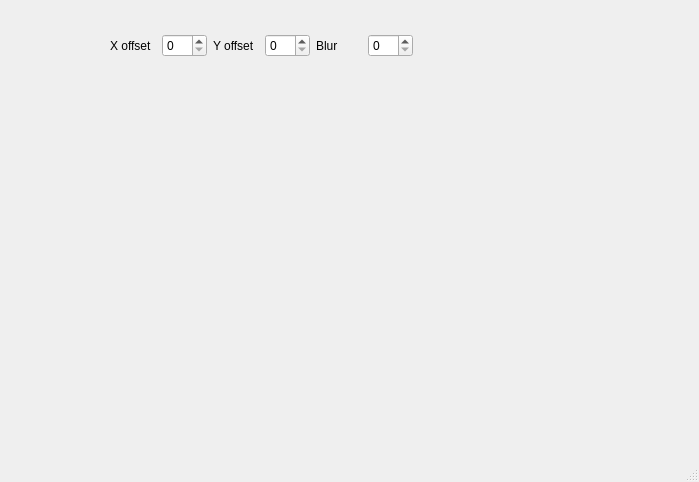
<?xml version="1.0" encoding="UTF-8"?>
<ui version="4.0">
 <class>MainWindow</class>
 <widget class="QMainWindow" name="MainWindow">
  <property name="geometry">
   <rect>
    <x>0</x>
    <y>0</y>
    <width>699</width>
    <height>482</height>
   </rect>
  </property>
  <property name="windowTitle">
   <string>MainWindow</string>
  </property>
  <widget class="QWidget" name="centralwidget">
   <widget class="QLabel" name="label_image">
    <property name="geometry">
     <rect>
      <x>100</x>
      <y>90</y>
      <width>491</width>
      <height>291</height>
     </rect>
    </property>
    <property name="text">
     <string/>
    </property>
    <property name="pixmap">
     <pixmap resource="image.qrc">:/new/prefix1/Qt6 logo.png</pixmap>
    </property>
    <property name="scaledContents">
     <bool>true</bool>
    </property>
   </widget>
   <widget class="QWidget" name="">
    <property name="geometry">
     <rect>
      <x>110</x>
      <y>20</y>
      <width>303</width>
      <height>51</height>
     </rect>
    </property>
    <layout class="QHBoxLayout" name="horizontalLayout_4">
     <item>
      <layout class="QHBoxLayout" name="horizontalLayout">
       <item>
        <widget class="QLabel" name="label">
         <property name="text">
          <string>X offset</string>
         </property>
        </widget>
       </item>
       <item>
        <widget class="QSpinBox" name="spinBox_x_offset"/>
       </item>
      </layout>
     </item>
     <item>
      <layout class="QHBoxLayout" name="horizontalLayout_2">
       <item>
        <widget class="QLabel" name="label_2">
         <property name="text">
          <string>Y offset</string>
         </property>
        </widget>
       </item>
       <item>
        <widget class="QSpinBox" name="spinBox_y_offset"/>
       </item>
      </layout>
     </item>
     <item>
      <layout class="QHBoxLayout" name="horizontalLayout_3">
       <item>
        <widget class="QLabel" name="label_3">
         <property name="text">
          <string>Blur</string>
         </property>
        </widget>
       </item>
       <item>
        <widget class="QSpinBox" name="spinBox"/>
       </item>
      </layout>
     </item>
    </layout>
   </widget>
  </widget>
  <widget class="QMenuBar" name="menubar">
   <property name="geometry">
    <rect>
     <x>0</x>
     <y>0</y>
     <width>699</width>
     <height>24</height>
    </rect>
   </property>
  </widget>
  <widget class="QStatusBar" name="statusbar"/>
 </widget>
 <resources>
  <include location="image.qrc"/>
 </resources>
 <connections/>
</ui>
